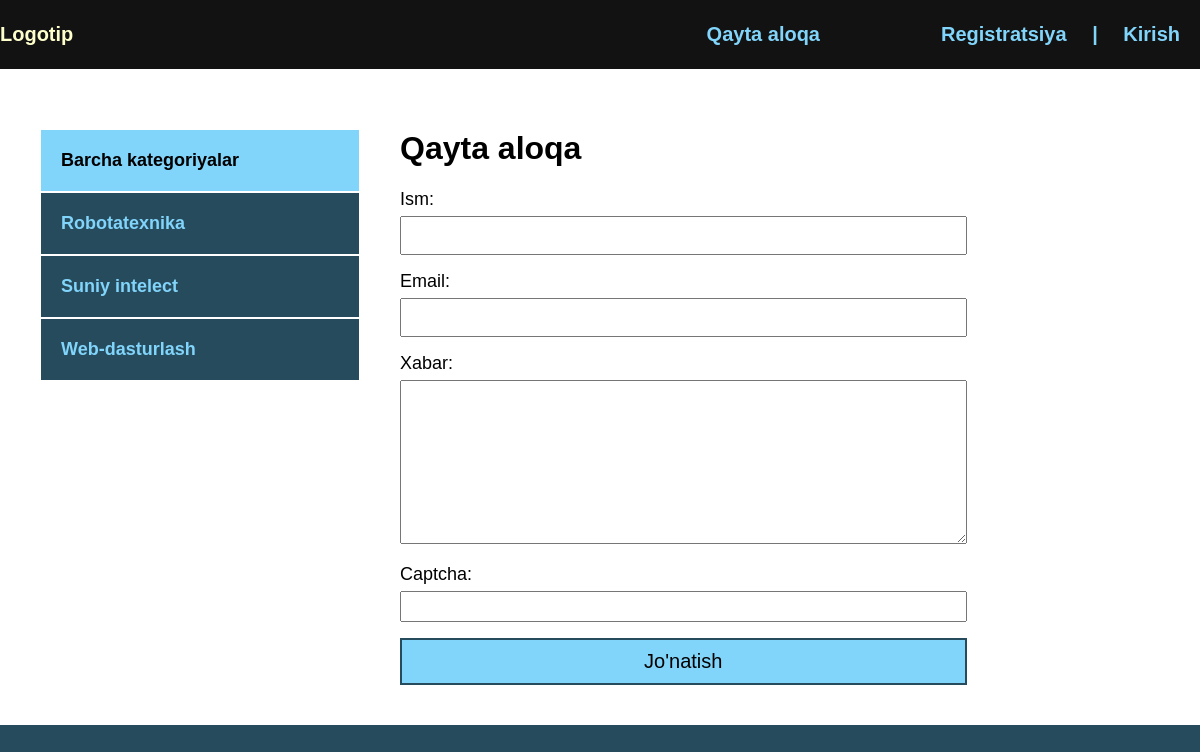
Page /contact/ on the committed database.
### blog/models.py (models this page shows, shortened)
class Category(models.Model):
    name = models.CharField(max_length=100, db_index=True, verbose_name="Kategoriya")
    slug = models.SlugField(max_length=100, unique=True, db_index=True, verbose_name="URL")
    def get_absolut_url(self):
        return reverse('category', kwargs={'cat_slug': self.slug})
    class Meta:
        verbose_name = "Kategoriya"
        verbose_name_plural = "Kategoriyalar"

### blog/views.py (the view, shortened to what this page needs)
# urls.py: path('contact/', ContactFormView.as_view(), name='contact'),
class ContactFormView(DataMixin, FormView):
    form_class = ContactForm
    template_name = 'blog/contact.html'
    success_url = reverse_lazy('index')
    def get_context_data(self, *, object_list=None, **kwargs):
        context = super().get_context_data(**kwargs)
        c_def = self.get_user_context(title="Qayta aloqa")
        return dict(list(context.items()) + list(c_def.items()))

### blog/forms.py
class ContactForm(forms.Form):
    name = forms.CharField(label='Ism', max_length=255, widget=forms.TextInput(attrs={'class': 'form-input'}))
    email = forms.EmailField(label='Email', widget=forms.EmailInput(attrs={'class': 'form-input'}))
    content = forms.CharField(label='Xabar', widget=forms.Textarea(attrs={'cols': 60, 'rows': 10}))
    captcha = CaptchaField()

### blog/utils.py (called while the page is built)
    def get_user_context(self, **kwargs):
        context = kwargs
        cats = Category.objects.annotate(Count('blog'))
        user_menu = menu.copy()
        if not self.request.user.is_authenticated:
            user_menu.pop(0)
        context['menu'] = user_menu
        context['cats'] = cats
        if 'cat_selected' not in context:
            context['cat_selected'] = 0
        return context

### blog/templates/blog/contact.html (shortened to what this page needs)
{% extends 'blog/base.html' %}
{% block content %}
<h1>{{ title }}</h1>
<form method="POST">
  {{ form.as_p }}
  <button>Jo'natish</button>
</form>
{% endblock %}

### blog/templates/blog/base.html (shortened to what this page needs)
{% load static %}
{% load blog_tags %}
<!DOCTYPE html>
<html lang="en">
<head>
    <link rel="stylesheet" href="{% static 'css/style.css' %}">
</head>
<body>
    <div class="header">
        <div class="wrap">
            <ul class="meinmenu">
                <li class="logo">
                    <a href="{% url 'index' %}">
                        <div class="logo">Logotip</div>
                    </a>
                </li>
                {% for m in menu %}
                    <li class="last">
                        <a href="{% url m.url_name %}">{{ m.title }}</a>
                    </li>
                {% endfor %}
                {% if request.user.is_authenticated %}
                    <li class="last">{{ user.username }}</li> | <a href="{% url 'logout' %}">Chiqish</a>
                {% else %}
                    <li class="last"><a href="{% url 'register' %}">Registratsiya</a> | <a href="{% url 'login' %}">Kirish</a></li>
                {% endif %}
            </ul>
        </div>
    </div>
    <div class="content">
        <div class="wrap">
            <div class="sidebar">
                <ul>
                    {% if cat_selected == 0 %}
                        <li class="selected">Barcha kategoriyalar</li>
                    {% else %}
                        <li><a href="{% url 'index' %}">Barcha kategoriyalar</a></li>
                    {% endif %}
                    {% for c in cats %}
                        {% if c.blog__count > 0 %}
                            {% if c.id == cat_selected %}
                            <li class="selected">{{ c.name }}</li>
                            {% else %}
                            <li><a href="{{ c.get_absolut_url }}">{{ c.name }}</a></li>
                            {% endif %}
                        {% endif %}
                    {% endfor %}
                </ul>
            </div>
            <div class="main">
                {% block content %}
                {% endblock %}
            </div>
        </div>
    </div>
</body>
</html>

### blog/static/css/style.css (style rules this page uses)
body { margin: 0; padding: 0; background: #264b5d; font-family: Verdana, Geneva, Tahoma, sans-serif; }
.wrap { max-width: 1200px; margin: 0 auto; }
.content .wrap { background: #FFF; padding: 40px; box-sizing: border-box; display: flex; }
ul { list-style: none; margin: 0; padding: 0; }
a { color: #81d4fa; text-decoration: none; padding: 20px; }
.header { background: #121212; }
.meinmenu { display: flex; align-items: center; font-size: 20px; font-weight: bold; justify-content: space-between; }
.logo { flex-basis: 40%; }
.last { flex-basis: 30%; text-align: right; color: #81d4fa; }
.sidebar ul { width: 320px; margin-right: 40px; margin-top: 20px; }
.sidebar a { padding: 20px; background: #264b5d; display: block; border: 1px solid #FFF; font-weight: bold; font-size: 18px; }
.selected { font-size: 18px; padding: 20px; border: 1px solid #FFF; font-weight: bold; background: #81d4fa; }
.form-input { width: 100%; padding: 10px; box-sizing: border-box; }
button { background: #81d4fa; border: 2px solid #264b5d; width: 100%; padding: 10px; font-size: 20px; cursor: pointer; }
form label { font-size: 18px; }
input, textarea { width: 100%; margin-top: 6px; padding: 6px; box-sizing: border-box; }
label { font-size: 20px; }
.last a { display: inline; }

### rows in the picture
Category: name "Robotatexnika"
Category: name "Suniy intelect"
Category: name "Web-dasturlash"

### other values in the picture
{{ m.title }} "Qayta aloqa"
{{ title }} "Qayta aloqa"
